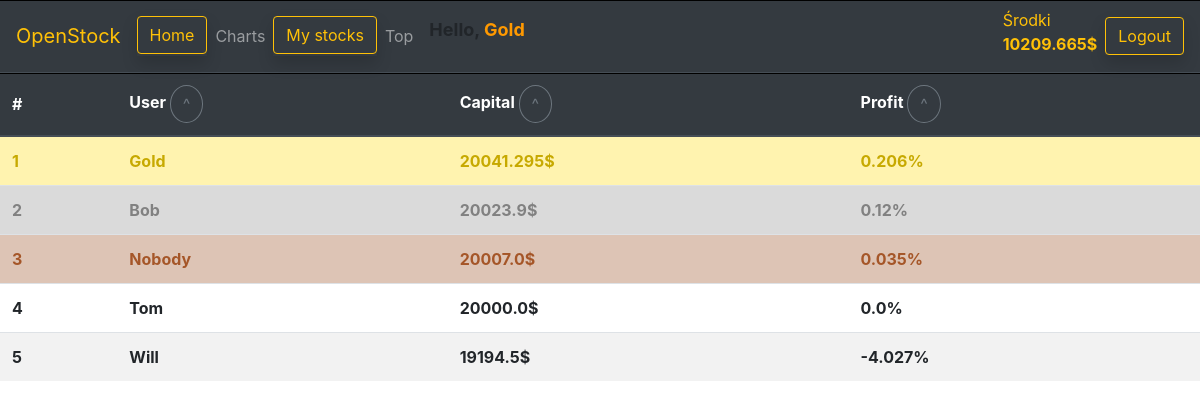
/top_users/ (signed in), run on the app's committed database.
### members/models.py (models this page shows)
class Member(models.Model):
	member = models.OneToOneField(User, null=True, on_delete=models.CASCADE)
	name = models.TextField()
	email = models.EmailField(default='non@non.non')
	money = models.FloatField(default=20000)
	capital = models.FloatField(default=20000)
	profit = models.FloatField(default=0)
	def __str__(self):
		return self.name

### stocks/views.py (the view)
# urls.py: path('top_users/', top_users, name='top_users'),
@login_required(login_url='login')
def top_users(request):
	user_data = {}
	members = Member.objects.filter(member__groups__name='customer').all()
	for ids, member in enumerate(members):
		money = Member.objects.get(name=member).money
		sum = 0
		orders = Order.objects.filter(member=member).filter(owned__gt=0).values('stock').distinct()
		for order in orders:
			stock = Stocks.objects.get(id=order['stock'])
			quantity = Order.objects.filter(member=member).filter(stock=stock).aggregate(Sum('owned'))
			sum += round(stock.price*int(quantity['owned__sum']),4)
		capital = round(money + sum,4)
		profit = round(((capital - 20000)/20000)*100,3)
		member.capital = capital
		member.profit = profit
		member.save()
	data = {
	'money': Member.objects.get(member=request.user).money,
	'users': members.order_by('-capital')
	}
	return render(request,'top_users.html', data)

### templates/top_users.html
{% extends "form.html" %}
{% block top_users %}
<table class="table table-striped table-hover sticky">
    <thead class="thead-dark">
        <tr>
            <th class="align-middle" scope="col">#</th>
            <th class="align-middle" scope="col">User
                <button type="submit" class="btn btn-outline-secondary rounded-circle" name="name">^</button>
            </th>
            <th class="align-middle" scope="col">Capital
                <button type="submit" class="btn btn-outline-secondary rounded-circle" name="price">^</button>
            </th>
            <th scope="col">Profit
                <button type="submit" class="btn btn-outline-secondary rounded-circle" name="change">^</button>
            </th>
        </tr>
    </thead>
    <tbody id="top_users">
        {% for user in users %}
        {% if forloop.counter == 1 %}
        <tr style="background-color: rgb(255, 243, 175);">
            <td class="align-middle" style="color: rgb(199, 169, 0);">{{forloop.counter}}</td>
            <td class="align-middle" style="color: rgb(199, 169, 0);" id="user_name{{forloop.counter}}"><b>{{user}}</b></td>
            <td class="align-middle" style="color: rgb(199, 169, 0);" id="value{{forloop.counter}}"><b>{{user.capital}}$</b></td>
            <td class="align-middle" style="color: rgb(199, 169, 0);" id="profit{{forloop.counter}}"><b>{{user.profit}}%</b></td>
        </tr>
        {% elif forloop.counter == 2 %}
        <tr style="background-color: rgb(218, 218, 218);">
            <td class="align-middle" style="color: rgb(129, 129, 129);">{{forloop.counter}}</td>
            <td class="align-middle" style="color: rgb(129, 129, 129);" id="user_name{{forloop.counter}}"><b>{{user}}</b></td>
            <td class="align-middle" style="color: rgb(129, 129, 129);" id="value{{forloop.counter}}"><b>{{user.capital}}$</b></td>
            <td class="align-middle" style="color: rgb(129, 129, 129);" id="profit{{forloop.counter}}"><b>{{user.profit}}%</b></td>
        </tr>
        {% elif forloop.counter == 3 %}
        <tr style="background-color: rgb(221, 196, 181);">
            <td class="align-middle" style="color: rgb(165, 86, 40);">{{forloop.counter}}</td>
            <td class="align-middle" style="color: rgb(165, 86, 40);" id="user_name{{forloop.counter}}"><b>{{user}}</b></td>
            <td class="align-middle" style="color: rgb(165, 86, 40);" id="value{{forloop.counter}}"><b>{{user.capital}}$</b></td>
            <td class="align-middle" style="color: rgb(165, 86, 40);" id="profit{{forloop.counter}}"><b>{{user.profit}}%</b></td>
        </tr>
        {% else %}
        <tr>
            <td class="align-middle" >{{forloop.counter}}</td>
            <td class="align-middle" id="user_name{{forloop.counter}}"><b>{{user}}</b></td>
            <td class="align-middle" id="value{{forloop.counter}}"><b>{{user.capital}}$</b></td>
            <td class="align-middle" id="profit{{forloop.counter}}"><b>{{user.profit}}%</b></td>
        </tr>
        {% endif %}
        {% endfor %}
    </tbody>
</table>
{% endblock %}

### templates/form.html (shortened to what this page needs)
<!DOCTYPE html>
<html>
<head>
    <link rel="stylesheet" href="https://stackpath.bootstrapcdn.com/bootstrap/4.3.1/css/bootstrap.min.css">
    {% load static %}
</head>
<body>
    <div class="main">
    <nav class="navbar navbar-expand-lg navbar-dark bg-dark sticky-top">
        <a class="navbar-brand text-warning" href="/">OpenStock</a>
        <div class="collapse navbar-collapse" id="navbarSupportedContent">
            <ul class="navbar-nav mr-auto">
                <li class="nav-item shadow">
                    <a class="btn btn-outline-warning my-2 my-sm-0" href="/">Home</a>
                </li>
                <li class="nav-item">
                    <a class="nav-link" href="/charts">Charts</a>
                </li>
                <li class="nav-item shadow">
                    <a class="btn btn-outline-warning my-2 my-sm-0" href="/mystocks">My stocks</a>
                </li>
                <li class="nav-item">
                    <a class="nav-link" href="/top_users">Top</a>
                </li>
                <li class="nav-item">
                    <b class="hello mx-md-2" style="font-size: large;">Hello,
                        <span style="color: #ff9900">{{request.user}}</span>
                    </b>
                </li>
            </ul>
            <ul class="navbar-nav mx-md-2">
                <li class="nav-item">
                    <label>
                        <div class="text-warning">
                            <a>Środki</a>
                            <b>
                                <div id="money">
                                    {{money}}$
                                </div>
                            </b>
                        </div>
                    </label>
                </li>
            </ul>
            <ul class="navbar-nav mr-left">
                {% if request.session.logged %}
                <li class="nav-item shadow">
                    <a class="btn btn-outline-warning my-2 my-sm-0" href="/logout">Logout</a>
                </li>
                {% else %}
                <li class="nav-item shadow">
                    <a class="btn btn-outline-warning my-2 my-sm-0" href="/login">Login</a>
                </li>
                {% endif %}
            </ul>
        </div>
    </nav>
{% block top_users %}
{% endblock %}
</div>
</body>
</html>

### templates/form.html (style rules this page uses)
table { text-align: left; position: relative; border-collapse: collapse; }
nav { box-shadow: inset 0 1px #000; }
th { box-shadow: inset 0 1px #000; background: white; position: sticky; top: 71px; }
tr td:nth-child(1) { font-weight: 700; }
.table.sticky th { position: sticky; top: 71px; }

### data on the page
Member: money "10209.665", name "Gold", capital "20041.295", profit "0.206"
Member: name "Bob", capital "20023.9", profit "0.12"
Member: name "Nobody", capital "20007.0", profit "0.035"
Member: name "Tom", capital "20000.0", profit "0.0"
Member: name "Will", capital "19194.5", profit "-4.027"

### other printed values
{{ request.user }} "Gold"
